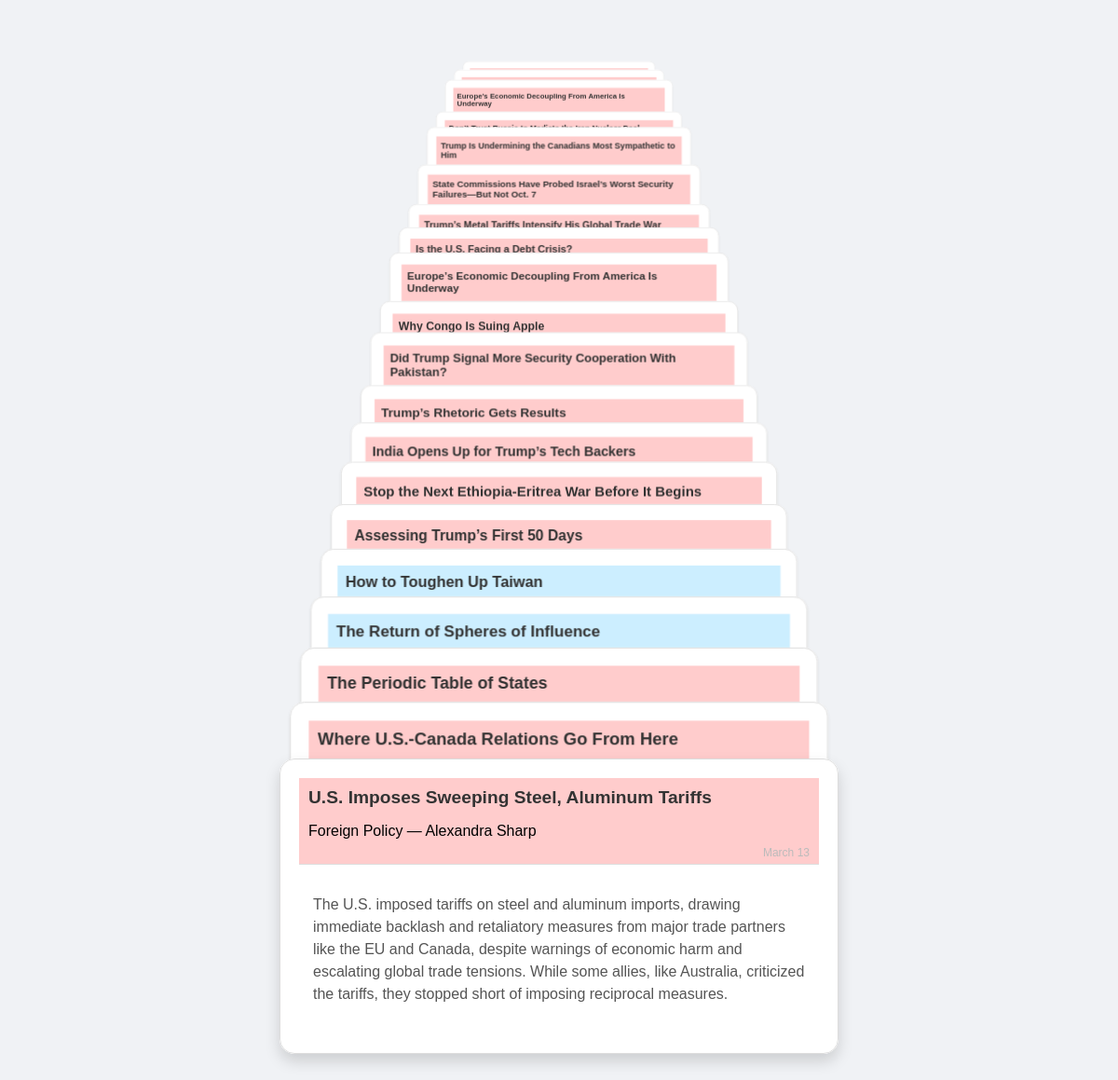
The page / on the database its author committed.
### tables this page shows
CREATE TABLE articles (
            id INTEGER PRIMARY KEY AUTOINCREMENT,
            source TEXT,
            url TEXT UNIQUE,
            title TEXT,
            author TEXT,
            article_text TEXT,
            core_thesis TEXT,
            detailed_abstract TEXT,
            supporting_data_quotes TEXT,
            date_added TIMESTAMP DEFAULT CURRENT_TIMESTAMP
        );

### app.py (the view)
@app.route('/')
def home():
    articles = get_latest_articles(limit=20)
    return render_template('index.html', articles=articles)

### templates/index.html (shortened to what this page needs)
<!DOCTYPE html>
<html lang="en">
<head>
  <link rel="stylesheet" href="{{ url_for('static', filename='styles.css') }}">
</head>
<body>
  <div class="deck">
    {% for article in articles %}
      <div class="card" data-state="0">
        <div class="card-inner">
          <div class="card-front">
            <div class="card-title-container {{ 'fp-title' if article.source == 'Foreign Policy' else 'fa-title' }}">
              <h2 class="card-title">{{ article.title }}</h2>
              <p class="article-source">{{ article.source }} — {{ article.author }}</p>
              <span class="article-date">{% set month_map = {
                '01': 'January',
                '02': 'February',
                '03': 'March',
                '04': 'April',
                '05': 'May',
                '06': 'June',
                '07': 'July',
                '08': 'August',
                '09': 'September',
                '10': 'October',
                '11': 'November',
                '12': 'December'
              } %}
              {% set date_text = article.date_added.split(' ')[0] %}
              {% set parts = date_text.split('-') %}
              {{ month_map[parts[1]] }} {{ parts[2].lstrip('0') }}</span>
            </div>
            <div class="card-content">
              <p>{{ article.core_thesis }}</p>
            </div>
          </div>
          <div class="card-back">
            <div class="card-title-container {{ 'fp-title' if article.source == 'Foreign Policy' else 'fa-title' }}">
              <h2 class="card-title">{{ article.title }}</h2>
              <p class="article-source">{{ article.source }} — {{ article.author }}</p>
              <span class="article-date">{% set month_map = {
                '01': 'January',
                '02': 'February',
                '03': 'March',
                '04': 'April',
                '05': 'May',
                '06': 'June',
                '07': 'July',
                '08': 'August',
                '09': 'September',
                '10': 'October',
                '11': 'November',
                '12': 'December'
              } %}
              {% set date_text = article.date_added.split(' ')[0] %}
              {% set parts = date_text.split('-') %}
              {{ month_map[parts[1]] }} {{ parts[2].lstrip('0') }}</span>
            </div>
            <div class="card-content">
              <p>{{ article.detailed_abstract }}</p>
            </div>
          </div>
        </div>
      </div>
    {% endfor %}
  </div>
</body>
</html>

### static/styles.css (style rules this page uses)
body { font-family: 'Arial', sans-serif; background: #f0f2f5; display: flex; justify-content: center; align-items: flex-start; min-height: 100vh; margin: 0; padding: 20px; box-sizing: border-box; }
.deck { display: flex; flex-direction: column; align-items: center; width: 100%; max-width: 600px; perspective: 1500px; }
.card { width: 100%; overflow: hidden; transition: transform 0.3s ease, height 0.3s ease, margin-bottom 0.3s ease, box-shadow 0.3s ease; margin-bottom: 20px; background: #fff; border-radius: 16px; cursor: pointer; position: relative; }
.card.stacked { height: 40px; margin-bottom: calc(-30px + -2.7px * var(--depth)); transform: translateZ(calc(-7px * var(--depth))) scale(calc(1 - 0.033 * var(--depth))); z-index: calc(100 - var(--depth)); box-shadow: 0 2px 4px rgba(0, 0, 0, 0.1); transform-origin: top; }
.card.expanded, .card.flipped { transform: translateZ(0) scale(1); z-index: 101; box-shadow: 0 8px 16px rgba(0, 0, 0, 0.15); }
.card-inner { position: relative; width: 100%; height: 100%; transition: transform 0.6s; transform-style: preserve-3d; }
.card-front, .card-back { position: absolute; width: 100%; backface-visibility: hidden; background: #fff; padding: 20px; box-sizing: border-box; border: 1px solid #ddd; border-radius: 16px; }
.card-front { transform: rotateY(0deg); }
.card-back { transform: rotateY(180deg); }
.article-date { position: absolute; bottom: 5px; right: 10px; font-size: 0.75em; color: #bbb; font-weight: normal; }
.card-title-container { padding: 10px; background: #e9ecef; border-bottom: 1px solid #ddd; position: relative; }
.card-title { margin: 0; font-size: 1.2em; color: #333; }
.card-content { padding: 15px; font-size: 1em; line-height: 1.5; color: #555; }
.fp-title { background-color: #ffcccc; }
.fa-title { background-color: #cceeff; }
.card-back .card-content p { white-space: pre-wrap; }

### rows shown on the page
articles: title "Europe’s Economic Decoupling From America Is Underway"
articles: title "Trump Is Undermining the Canadians Most Sympathetic to Him"
articles: title "State Commissions Have Probed Israel’s Worst Security Failures—But Not Oct. 7"
articles: title "Trump’s Metal Tariffs Intensify His Global Trade War"
articles: title "Is the U.S. Facing a Debt Crisis?"
articles: title "Europe’s Economic Decoupling From America Is Underway"
articles: title "Why Congo Is Suing Apple"
articles: title "Did Trump Signal More Security Cooperation With Pakistan?"
articles: title "Trump’s Rhetoric Gets Results"
articles: title "India Opens Up for Trump’s Tech Backers"
articles: title "Stop the Next Ethiopia-Eritrea War Before It Begins"
articles: title "Assessing Trump’s First 50 Days"
articles: title "How to Toughen Up Taiwan"
articles: title "The Return of Spheres of Influence"
articles: title "The Periodic Table of States"
articles: title "Where U.S.-Canada Relations Go From Here"
articles: title "U.S. Imposes Sweeping Steel, Aluminum Tariffs", source "Foreign Policy", author "Alexandra Sharp", month_map "March", parts "13", core_thesis "The U.S. imposed tariffs on steel and aluminum imports, drawing immediate backlash and retaliatory measures from major trade partners like the EU and Canada, despite warnings of economic harm and escalating global trade tensions. While some allies, like Australia, criticized the tariffs, they stopped short of imposing reciprocal measures."
